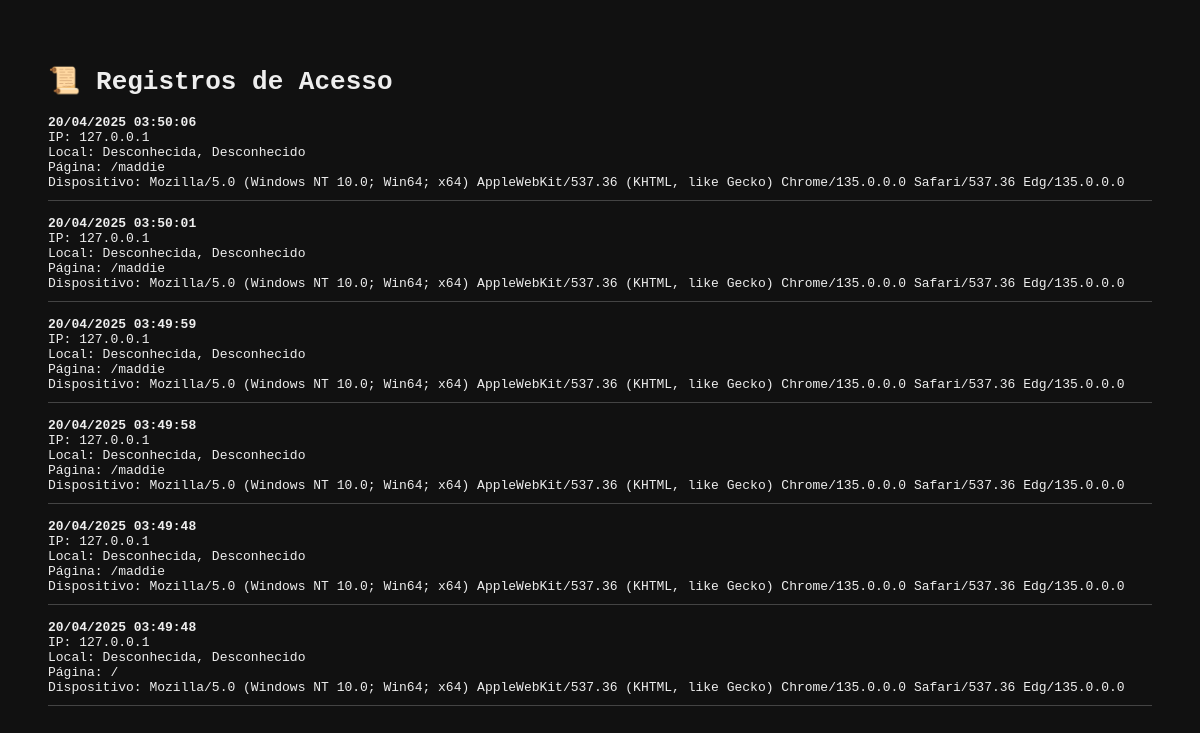
Before: /acessos with the older database file.
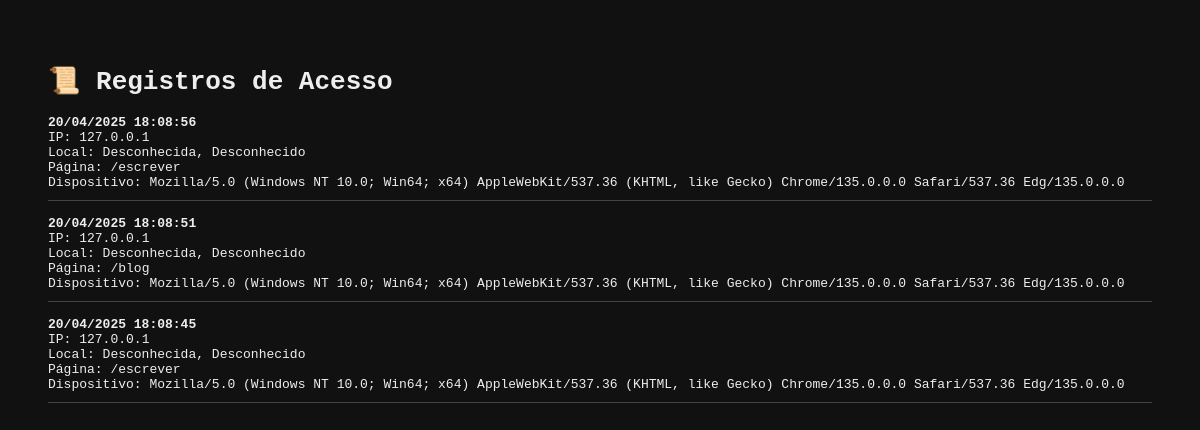
After: the same page with the newer database file.
### app.py (models this page shows)
class RegistroVisita(db.Model):
    id = db.Column(db.Integer, primary_key=True)
    ip = db.Column(db.String(100))
    user_agent = db.Column(db.String(300))
    cidade = db.Column(db.String(100))
    pais = db.Column(db.String(100))
    data_hora = db.Column(db.DateTime, default=datetime.utcnow)
    rota = db.Column(db.String(100))

### app.py (the view)
@app.route('/acessos')
def acessos():
    visitas = RegistroVisita.query.order_by(RegistroVisita.data_hora.desc()).all()
    return render_template('acessos.html', visitas=visitas)

### templates/acessos.html (shortened to what this page needs)
<!DOCTYPE html>
<html lang="pt-br">
<head>
</head>
<body>
    <h1>📜 Registros de Acesso</h1>
    {% for visita in visitas %}
        <div class="registro">
            <strong>{{ visita.data_hora.strftime('%d/%m/%Y %H:%M:%S') }}</strong><br>
            IP: {{ visita.ip }}<br>
            Local: {{ visita.cidade }}, {{ visita.pais }}<br>
            Página: {{ visita.rota }}<br>
            Dispositivo: {{ visita.user_agent }}
        </div>
    {% endfor %}
</body>
</html>

### templates/acessos.html (style rules this page uses)
body { background-color: #111; color: #eee; font-family: monospace; padding: 40px; }
.registro { border-bottom: 1px solid #444; margin-bottom: 15px; padding-bottom: 10px; }

Changed rows visible on the page:
removed RegistroVisita: data_hora "20/04/2025 03:50:06", ip "127.0.0.1", cidade "Desconhecida", pais "Desconhecido", rota "/maddie", user_agent "Mozilla/5.0 (Windows NT 10.0; Win64; x64) AppleWebKit/537.36 (KHTML, like Gecko) Chrome/135.0.0.0 Safari/537.36 Edg/135.0.0.0"
removed RegistroVisita: data_hora "20/04/2025 03:50:01", ip "127.0.0.1", cidade "Desconhecida", pais "Desconhecido", rota "/maddie", user_agent "Mozilla/5.0 (Windows NT 10.0; Win64; x64) AppleWebKit/537.36 (KHTML, like Gecko) Chrome/135.0.0.0 Safari/537.36 Edg/135.0.0.0"
removed RegistroVisita: data_hora "20/04/2025 03:49:59", ip "127.0.0.1", cidade "Desconhecida", pais "Desconhecido", rota "/maddie", user_agent "Mozilla/5.0 (Windows NT 10.0; Win64; x64) AppleWebKit/537.36 (KHTML, like Gecko) Chrome/135.0.0.0 Safari/537.36 Edg/135.0.0.0"
changed RegistroVisita (number 1 of 3 on the later page): data_hora "20/04/2025 03:49:58" → "20/04/2025 18:08:56"; rota "/maddie" → "/escrever"
changed RegistroVisita: data_hora "20/04/2025 03:49:48" → "20/04/2025 18:08:51"; rota "/maddie" → "/blog"
changed RegistroVisita (number 3 of 3 on the later page): data_hora "20/04/2025 03:49:48" → "20/04/2025 18:08:45"; rota "/" → "/escrever"
